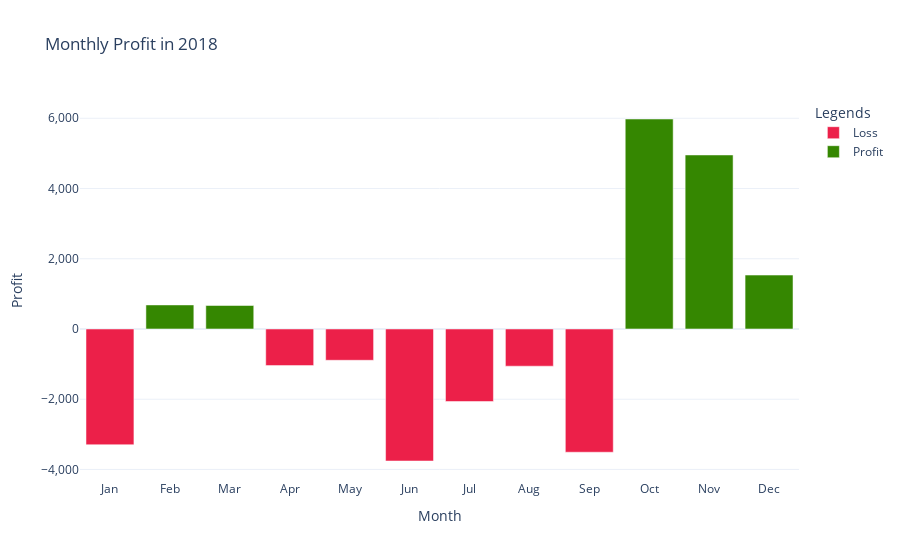

The notebook cell saved with this chart:
### Code cell
year_wiseDF = year_wiseDF.reset_index()
year_wiseDF["Color"] = np.where(year_wiseDF["Profit"]<0, 'Loss', 'Profit')

year_month_2018 = year_wiseDF[year_wiseDF['Year']==2018]
fig = px.bar(year_month_2018, x='Month_Number', y='Profit', color='Color',
             title="Monthly Profit in 2018",
             labels=dict(Month_Number="Month", Profit="Profit", Color="Legends"),
             color_discrete_map={
                 'Loss': '#EC2049',
                 'Profit': '#358701'},
             hover_data=["Month", "Profit"],
             template='plotly_white')

fig.update_layout(yaxis_tickprefix = '', yaxis_tickformat = ',.0f')

fig.update_layout(
    xaxis = dict(
        tickvals = [1, 2, 3, 4, 5, 6, 7,8 ,9, 10, 11, 12],
        ticktext = ['Jan', 'Feb', 'Mar', 'Apr', 'May', 'Jun', 'Jul', 'Aug', 'Sep', 'Oct', 'Nov', 'Dec']
    )
)
fig.show()

### Figure 1 — Plotly figure (JSON) as saved in the notebook; plotly's stock layout.template omitted (floating-point values rounded to 4 significant figures)
{"data": [{"alignmentgroup": "True", "customdata": [["Jan"], ["Apr"], ["May"], ["Jun"], ["Jul"], ["Aug"], ["Sep"]], "hovertemplate": "Legends=Loss<br>Month=%{customdata[0]}<br>Profit=%{y}<extra></extra>", "legendgroup": "Loss", "marker": {"color": "#EC2049", "pattern": {"shape": ""}}, "name": "Loss", "offsetgroup": "Loss", "orientation": "v", "showlegend": true, "textposition": "auto", "type": "bar", "x": [1, 4, 5, 6, 7, 8, 9], "xaxis": "x", "y": [-3296, -1043, -891, -3759, -2065, -1059, -3509], "yaxis": "y"}, {"alignmentgroup": "True", "customdata": [["Feb"], ["Mar"], ["Oct"], ["Nov"], ["Dec"]], "hovertemplate": "Legends=Profit<br>Month=%{customdata[0]}<br>Profit=%{y}<extra></extra>", "legendgroup": "Profit", "marker": {"color": "#358701", "pattern": {"shape": ""}}, "name": "Profit", "offsetgroup": "Profit", "orientation": "v", "showlegend": true, "textposition": "auto", "type": "bar", "x": [2, 3, 10, 11, 12], "xaxis": "x", "y": [685, 669, 5979, 4955, 1535], "yaxis": "y"}], "layout": {"barmode": "relative", "legend": {"title": {"text": "Legends"}, "tracegroupgap": 0}, "title": {"text": "Monthly Profit in 2018"}, "xaxis": {"anchor": "y", "domain": [0, 1], "ticktext": ["Jan", "Feb", "Mar", "Apr", "May", "Jun", "Jul", "Aug", "Sep", "Oct", "Nov", "Dec"], "tickvals": [1, 2, 3, 4, 5, 6, 7, 8, 9, 10, 11, 12], "title": {"text": "Month"}}, "yaxis": {"anchor": "x", "domain": [0, 1], "tickformat": ",.0f", "tickprefix": "", "title": {"text": "Profit"}}}}
